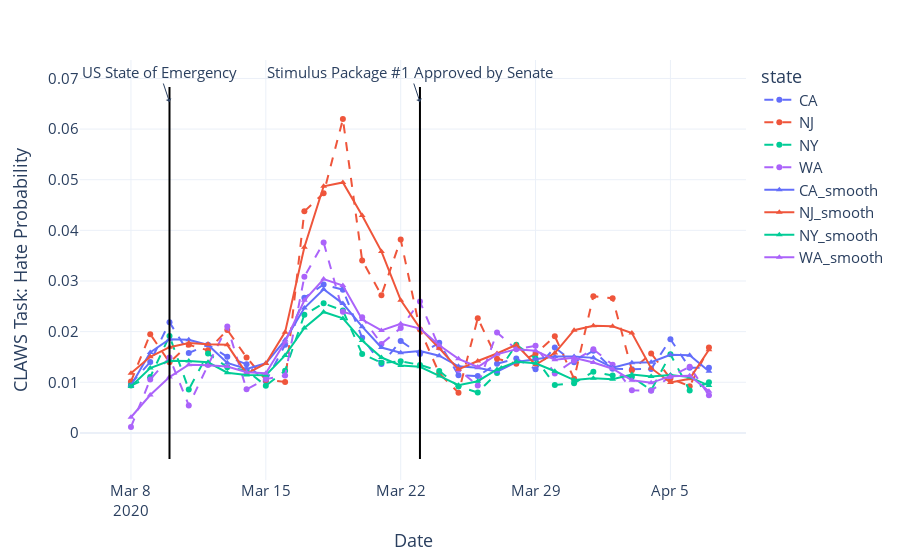

This figure's notebook cell:
### Code cell
tmp_df = tmp_dfs['per_state_mean'].copy()
tmp_df = tmp_df[tmp_df.state.isin(['CA', 'NY', 'WA', 'NJ'])]
event = important_events[2]
fig = get_go_figure(
    tmp_df=tmp_df, 
    events=[event, important_events[3]],
    half_window_days=15,
    y='hate_prob', 
    title='', 
    resolution='state',
    mode='markers+lines', 
    line= (dict(dash='dash'), dict())
)
fig.layout.font.size=15
fig.show()
